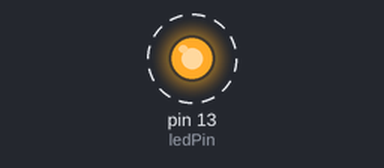
This sketch was run on a simulated Arduino Uno, built with avr-gcc and run on an emulated ATmega328P. Shown: output pins drawn as LEDs (lit = HIGH). Dashed ring = blinking.

Above: at 0.05 s.
Timing chart, 0 to 3.0 s (numbered marks = the images above):
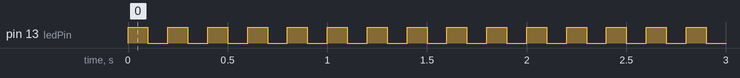

The sketch:

Blink.ino
```cpp
const int ledPin = 13;
const int blinkTime = 100; // in miliseconds = 0.001 seconds

void setup() {
  pinMode(ledPin, OUTPUT);
}

void loop() {
  digitalWrite(ledPin, HIGH);   // set the LED on
  delay(blinkTime);             // wait for 'blinkTime'
  digitalWrite(ledPin, LOW);    // set the LED off
  delay(blinkTime);             // wait for 'blinkTime'
}
```

Measured:
- by itself, pin 13 (ledPin): alternates HIGH for 0.10 s and LOW for 0.10 s
